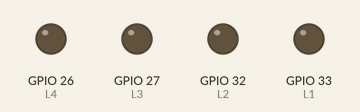
This sketch was run on a simulated ESP32. On the bench: output pins drawn as LEDs (lit = HIGH). Pins used as bus, display or sensor lines are not drawn; what the sketch prints to the serial monitor is not drawn. At 1.1 s the program stops and its outputs stay as they are.

Above: at 1.2 s.
Timing chart, 0 to 2.6 s (numbered marks = the images above):
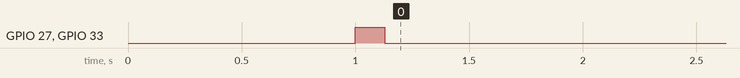

The sketch:

test_3.ino
```cpp
const int L1 = 33;
const int L2 = 32;
const int L3 = 27;
const int L4 = 26;

const int R1 = 22;
const int R2 = 18;
const int R3 = 19;
const int R4 = 21;

int TURN_90_TIME = 130;

void rightSpin()
{
  digitalWrite(L1, HIGH); digitalWrite(L2, LOW);
  digitalWrite(L3, HIGH); digitalWrite(L4, LOW);

  digitalWrite(R1, LOW);  digitalWrite(R2, HIGH);
  digitalWrite(R3, LOW);  digitalWrite(R4, HIGH);
}

void Stop()
{
  digitalWrite(L1, LOW); digitalWrite(L2, LOW);
  digitalWrite(L3, LOW); digitalWrite(L4, LOW);

  digitalWrite(R1, LOW); digitalWrite(R2, LOW);
  digitalWrite(R3, LOW); digitalWrite(R4, LOW);
}

void setup()
{
  Serial.begin(115200);

  pinMode(L1, OUTPUT); pinMode(L2, OUTPUT);
  pinMode(L3, OUTPUT); pinMode(L4, OUTPUT);
  pinMode(R1, OUTPUT); pinMode(R2, OUTPUT);
  pinMode(R3, OUTPUT); pinMode(R4, OUTPUT);

  Stop();
  delay(1000);
}

void loop()
{
  Serial.println("RIGHT TURN");
  rightSpin();
  delay(TURN_90_TIME);
  Stop();
  while (true) {}
}
```

Measured:
- by itself, GPIO 27 (L3), GPIO 33 (L1): LOW → HIGH at 1.0 s, → LOW 0.13 s later
